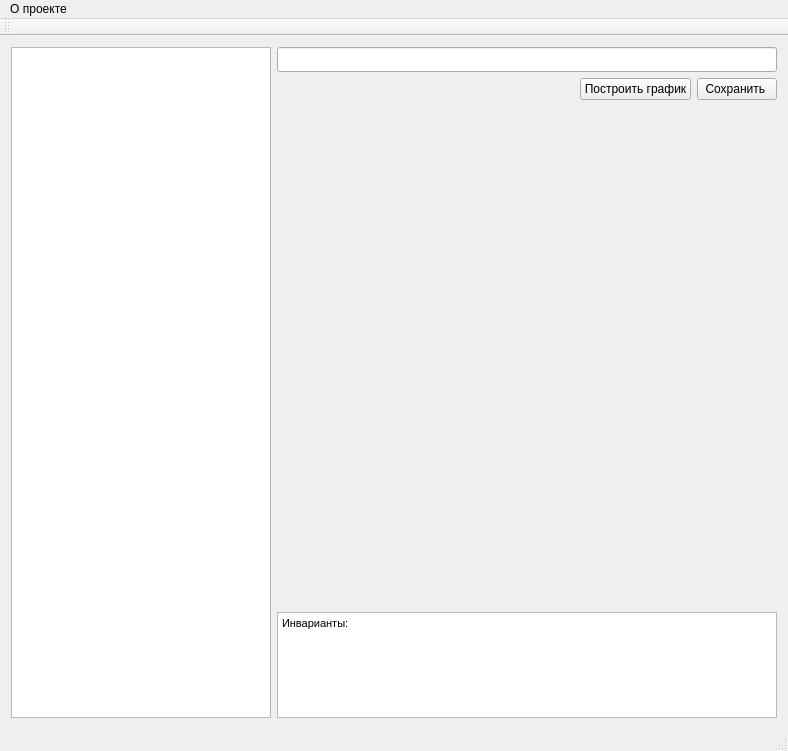
<?xml version="1.0" encoding="UTF-8"?>
<ui version="4.0">
 <class>MainWindow</class>
 <widget class="QMainWindow" name="MainWindow">
  <property name="geometry">
   <rect>
    <x>0</x>
    <y>0</y>
    <width>788</width>
    <height>751</height>
   </rect>
  </property>
  <property name="windowTitle">
   <string>График кривых 2 порядка</string>
  </property>
  <widget class="QWidget" name="centralWidget">
   <layout class="QHBoxLayout" name="horizontalLayout_3">
    <item>
     <layout class="QHBoxLayout" name="horizontalLayout_2">
      <item>
       <widget class="QTreeWidget" name="treeWidget">
        <property name="contextMenuPolicy">
         <enum>Qt::CustomContextMenu</enum>
        </property>
        <property name="headerHidden">
         <bool>true</bool>
        </property>
        <attribute name="headerVisible">
         <bool>false</bool>
        </attribute>
        <column>
         <property name="text">
          <string notr="true">Проекты</string>
         </property>
        </column>
       </widget>
      </item>
      <item>
       <layout class="QVBoxLayout" name="verticalLayout_2">
        <item>
         <layout class="QVBoxLayout" name="verticalLayout">
          <item>
           <widget class="QLineEdit" name="lineEdit">
            <property name="minimumSize">
             <size>
              <width>50</width>
              <height>25</height>
             </size>
            </property>
           </widget>
          </item>
          <item>
           <layout class="QHBoxLayout" name="horizontalLayout">
            <item>
             <spacer name="horizontalSpacer">
              <property name="orientation">
               <enum>Qt::Horizontal</enum>
              </property>
              <property name="sizeHint" stdset="0">
               <size>
                <width>40</width>
                <height>20</height>
               </size>
              </property>
             </spacer>
            </item>
            <item>
             <widget class="QPushButton" name="pushButton">
              <property name="text">
               <string>Построить график</string>
              </property>
             </widget>
            </item>
            <item>
             <widget class="QPushButton" name="pushButton_2">
              <property name="text">
               <string>Сохранить </string>
              </property>
             </widget>
            </item>
           </layout>
          </item>
         </layout>
        </item>
        <item>
         <widget class="QCustomPlot" name="widget" native="true">
          <property name="minimumSize">
           <size>
            <width>500</width>
            <height>500</height>
           </size>
          </property>
         </widget>
        </item>
        <item>
         <widget class="QTextBrowser" name="textBrowser">
          <property name="html">
           <string>&lt;!DOCTYPE HTML PUBLIC &quot;-//W3C//DTD HTML 4.0//EN&quot; &quot;http://www.w3.org/TR/REC-html40/strict.dtd&quot;&gt;
&lt;html&gt;&lt;head&gt;&lt;meta name=&quot;qrichtext&quot; content=&quot;1&quot; /&gt;&lt;style type=&quot;text/css&quot;&gt;
p, li { white-space: pre-wrap; }
&lt;/style&gt;&lt;/head&gt;&lt;body style=&quot; font-family:'MS Shell Dlg 2'; font-size:8.25pt; font-weight:400; font-style:normal;&quot;&gt;
&lt;p style=&quot; margin-top:0px; margin-bottom:0px; margin-left:0px; margin-right:0px; -qt-block-indent:0; text-indent:0px;&quot;&gt;Инварианты:&lt;/p&gt;
&lt;p style=&quot;-qt-paragraph-type:empty; margin-top:0px; margin-bottom:0px; margin-left:0px; margin-right:0px; -qt-block-indent:0; text-indent:0px;&quot;&gt;&lt;br /&gt;&lt;/p&gt;&lt;/body&gt;&lt;/html&gt;</string>
          </property>
         </widget>
        </item>
       </layout>
      </item>
     </layout>
    </item>
   </layout>
  </widget>
  <widget class="QMenuBar" name="menuBar">
   <property name="geometry">
    <rect>
     <x>0</x>
     <y>0</y>
     <width>788</width>
     <height>21</height>
    </rect>
   </property>
   <widget class="QMenu" name="menu">
    <property name="title">
     <string>О проекте</string>
    </property>
    <addaction name="action"/>
    <addaction name="action_2"/>
   </widget>
   <addaction name="menu"/>
  </widget>
  <widget class="QToolBar" name="mainToolBar">
   <attribute name="toolBarArea">
    <enum>TopToolBarArea</enum>
   </attribute>
   <attribute name="toolBarBreak">
    <bool>false</bool>
   </attribute>
  </widget>
  <widget class="QStatusBar" name="statusBar"/>
  <action name="action">
   <property name="text">
    <string>Помощь</string>
   </property>
  </action>
  <action name="action_2">
   <property name="text">
    <string>Об Авторе</string>
   </property>
  </action>
 </widget>
 <layoutdefault spacing="6" margin="11"/>
 <customwidgets>
  <customwidget>
   <class>QCustomPlot</class>
   <extends>QWidget</extends>
   <header>qcustomplot.h</header>
   <container>1</container>
  </customwidget>
 </customwidgets>
 <resources/>
 <connections/>
</ui>
